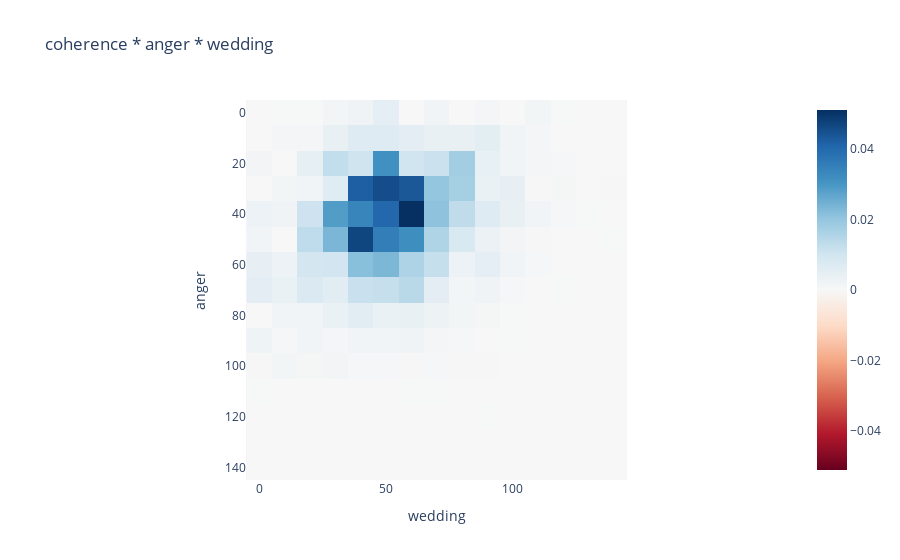

Notebook code for this chart:
### Code cell
fig = px.imshow(multi, x=scales, y=scales,
            title=f"coherence * {feature_descriptions[0]} * {feature_descriptions[1]}",labels={'x': feature_descriptions[1], 'y': feature_descriptions[0]},
            color_continuous_scale="RdBu", color_continuous_midpoint=0)
fig.show()
fig.write_html(f"{save_dir}/multi.html")
fig.write_image(f"{save_dir}/multi.png")

### Figure 1 — Plotly figure (JSON) as saved in the notebook; plotly's stock layout.template omitted (floating-point values rounded to 4 significant figures; data arrays with more than 128 entries replaced by an {"elided": "..."} marker saying what was removed)
{"data": [{"coloraxis": "coloraxis", "hovertemplate": "wedding: %{x}<br>anger: %{y}<br>color: %{z}<extra></extra>", "name": "0", "type": "heatmap", "x": [0, 10, 20, 30, 40, 50, 60, 70, 80, 90, 100, 110, 120, 130, 140], "xaxis": "x", "y": [0, 10, 20, 30, 40, 50, 60, 70, 80, 90, 100, 110, 120, 130, 140], "yaxis": "y", "z": {"elided": "15x15 float values"}}], "layout": {"coloraxis": {"cmid": 0, "colorscale": [[0, "rgb(103,0,31)"], [0.1, "rgb(178,24,43)"], [0.2, "rgb(214,96,77)"], [0.3, "rgb(244,165,130)"], [0.4, "rgb(253,219,199)"], [0.5, "rgb(247,247,247)"], [0.6, "rgb(209,229,240)"], [0.7, "rgb(146,197,222)"], [0.8, "rgb(67,147,195)"], [0.9, "rgb(33,102,172)"], [1, "rgb(5,48,97)"]]}, "title": {"text": "coherence * anger * wedding"}, "xaxis": {"anchor": "y", "constrain": "domain", "domain": [0, 1], "scaleanchor": "y", "title": {"text": "wedding"}}, "yaxis": {"anchor": "x", "autorange": "reversed", "constrain": "domain", "domain": [0, 1], "title": {"text": "anger"}}}}
